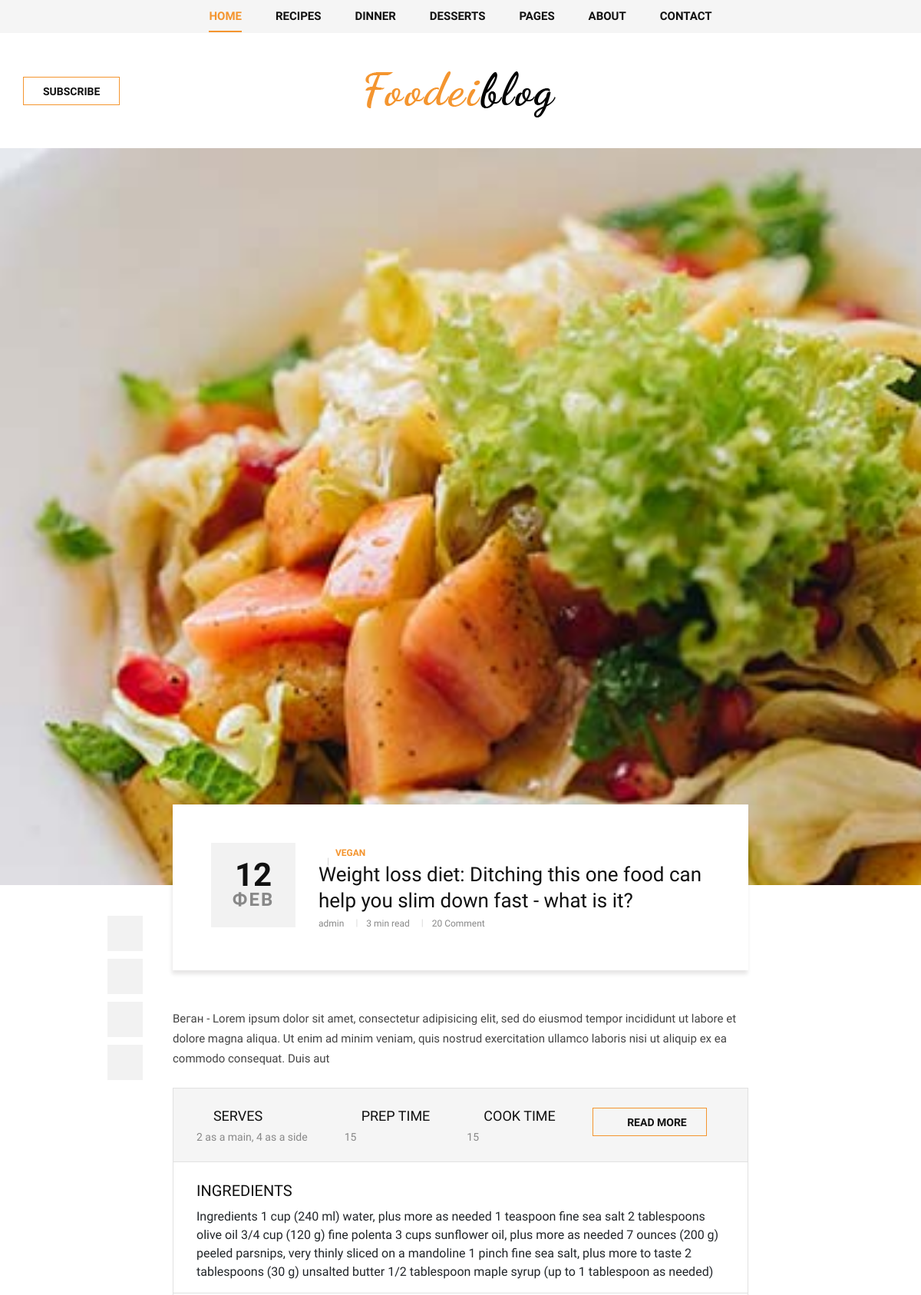
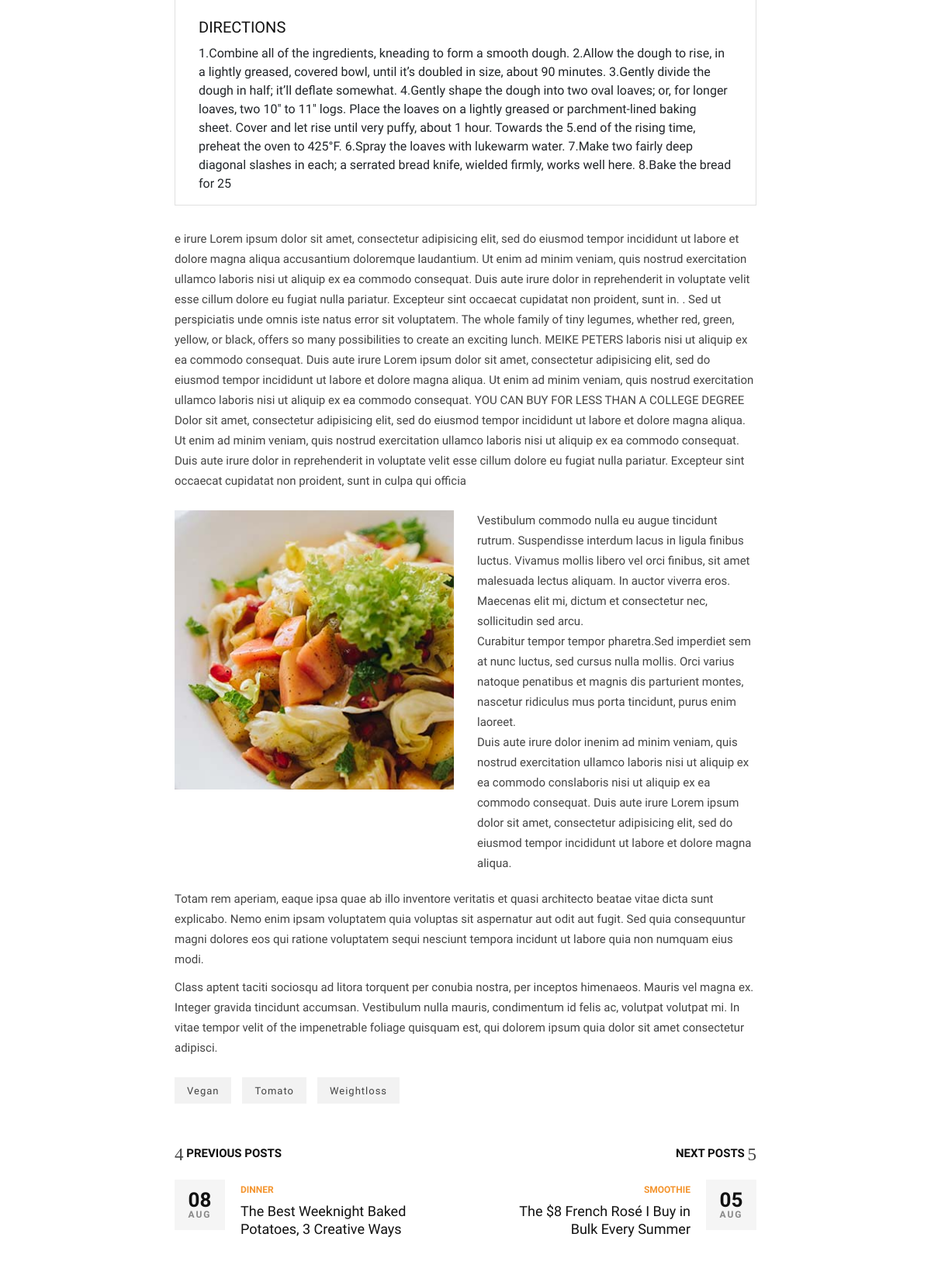
Page /www_vegan/www_vegan/ (upper part) on the committed database (2 pictures, top to bottom).
### db/models.py (models this page shows, shortened)
class Post(models.Model):
    author = models.ForeignKey(
        User, #использование модели для подписи статьи этого пользователя
        related_name='posts',
        on_delete=models.CASCADE #удаление пользователя удалит все статьи? или все пометки автора
    )
    title = models.CharField(max_length=200)
    image = models.ImageField(upload_to='articals/')
    text = models.TextField(null = True)
    category = models.ForeignKey(
        Category,
        related_name='post',
        on_delete=models.SET_NULL,
        null=True
    )
    tags = models.ManyToManyField(Tag, related_name = 'posts')
    cteate_at = models.DateField()
    slug = models.SlugField(max_length=200, default='www')
    def get_recipes(self):
        return self.recipes.all()

class Category(MPTTModel):
    name = models.CharField(max_length=100)
    slug = models.SlugField(max_length=100) #строка для ссылки
    parent = TreeForeignKey( #подкатегории (категории на mppt библиотеке)
        'self',
        related_name='children',
        on_delete=models.SET_NULL, #при удалении удаляет все подкатегории либо нет  CASCADE()
        null=True, #не озязательное поле
        blank=True, #не обязательно при заполнении
    )
    class MPTTMeta:
        order_insertion_by = ['name']
    def __str__(self):
        return self.name

class Recipe(models.Model):
    name = models.CharField(max_length=100)
    serves = models.CharField(max_length = 50)
    pref_time = models.PositiveIntegerField(default=0)
    cook_time = models.PositiveIntegerField(default=0)
    ingredients = models.TextField()
    directions = models.TextField()
    post = models.ForeignKey(
        Post,
        related_name = 'recipes',
        on_delete = models.SET_NULL,
        default=0,
        null = True,
        blank = True,
    )

class Tag(models.Model):
    name = models.CharField(max_length=100)
    slug = models.SlugField(max_length=100) #строка для ссылки

### main/views.py (the view)
# urls.py: path('<slug:slug>/<slug:post_slug>/', views.PostDetailViews.as_view(), name = 'post_single')
class PostDetailViews(DetailView):
    model = Post
    context_object_name = "post"
    template_name = "db/single-post.html"
    slug_url_kwarg = "post_slug"
    def get_context_data(self, **kwargs):
        context = super().get_context_data(**kwargs)
        context['form'] = CommentForm()
        return context

### templates/db/single-post.html (shortened to what this page needs)
{% extends "base.html" %}
{% block content %}
    <section class="single-post spad">
        <div class="single-post__hero set-bg" data-setbg={{post.image.url}}></div>
        <div class="container">
            <div class="row d-flex justify-content-center">
                <div class="col-lg-8">
                    <div class="single-post__title">
                        <div class="single-post__title__meta">
                            <h2>{{post.cteate_at | date:"d"}}</h2>
                            <span>{{post.cteate_at | date:"M"}}</span>
                        </div>
                        <div class="single-post__title__text">
                            <ul class="label">
                                <li>{{ post.category }}</li>
                            </ul>
                            <h4>Weight loss diet: Ditching this one food can help you slim down fast - what is it?</h4>
                            <ul class="widget">
                                <li>{{ post.author }}</li>
                                <li>3 min read</li>
                                <li>20 Comment</li>
                            </ul>
                        </div>
                    </div>
                    <div class="single-post__social__item">
                        <ul>
                            <li><a href="#"><i class="fa fa-facebook"></i></a></li>
                            <li><a href="#"><i class="fa fa-twitter"></i></a></li>
                            <li><a href="#"><i class="fa fa-instagram"></i></a></li>
                            <li><a href="#"><i class="fa fa-youtube-play"></i></a></li>
                        </ul>
                    </div>
                    <div class="single-post__top__text">
                        <p>{{post.text | slice:":250"}} </p>
                    </div>
                    <div class="single-post__recipe__details">
                        {% for recipe in post.get_recipes %}
                            <div class="single-post__recipe__details__option">
                                <ul>
                                    <li>
                                        <h5><i class="fa fa-user-o"></i> SERVES</h5>
                                        <span>{{ recipe.serves }}</span>
                                    </li>
                                    <li>
                                        <h5><i class="fa fa-clock-o"></i> PREP TIME</h5>
                                        <span>{{ recipe.pref_time }}</span>
                                    </li>
                                    <li>
                                        <h5><i class="fa fa-clock-o"></i> Cook TIME</h5>
                                        <span>{{ recipe.cook_time }}</span>
                                    </li>
                                    <li><a href="#" class="primary-btn"><i class="fa fa-print"></i> Read more</a></li>
                                </ul>
                            </div>
                            <div class="single-post__recipe__details__indegradients">
                                <h5>Ingredients</h5>
                                {{ recipe.ingredients }}
                            </div>
                            <div class="single-post__recipe__details__direction">
                                <h5>Directions</h5>
                                {{ recipe.directions }}
                            </div>
                        {% endfor %}
                    </div>
                    <div class="single-post__desc">
                        <p> {{post.text | slice:"250:"}} </p>
                    </div>
                    <div class="single-post__more__details">
                        <div class="row">
                            <div class="col-lg-6 col-md-6">
                                <img src="img/categories/single-post/single-post-desc.jpg" alt="">
                            </div>
                            <div class="col-lg-6 col-md-6">
                                <p>Vestibulum commodo nulla eu augue tincidunt rutrum. Suspendisse interdum lacus in
                                    ligula finibus luctus. Vivamus mollis libero vel orci finibus, sit amet malesuada
                                    lectus aliquam. In auctor viverra eros. Maecenas elit mi, dictum et consectetur nec,
                                    sollicitudin sed arcu.</p>
                                <p>Curabitur tempor tempor pharetra.Sed imperdiet sem at nunc luctus, sed cursus nulla
                                    mollis. Orci varius natoque penatibus et magnis dis parturient montes, nascetur
                                    ridiculus mus porta tincidunt, purus enim laoreet.</p>
                                <p>Duis aute irure dolor inenim ad minim veniam, quis nostrud exercitation ullamco
                                    laboris nisi ut aliquip ex ea commodo conslaboris nisi ut aliquip ex ea commodo
                                    consequat. Duis aute irure Lorem ipsum dolor sit amet, consectetur adipisicing elit,
                                    sed do eiusmod tempor incididunt ut labore et dolore magna aliqua.</p>
                            </div>
                        </div>
                    </div>
                    <div class="single-post__last__text">
                        <p>Totam rem aperiam, eaque ipsa quae ab illo inventore veritatis et quasi architecto beatae
                            vitae dicta sunt explicabo. Nemo enim ipsam voluptatem quia voluptas sit aspernatur aut odit
                            aut fugit. Sed quia consequuntur magni dolores eos qui ratione voluptatem sequi nesciunt
                            tempora incidunt ut labore quia non numquam eius modi.</p>
                        <p>Class aptent taciti sociosqu ad litora torquent per conubia nostra, per inceptos himenaeos.
                            Mauris vel magna ex. Integer gravida tincidunt accumsan. Vestibulum nulla mauris,
                            condimentum id felis ac, volutpat volutpat mi. In vitae tempor velit of the impenetrable
                            foliage quisquam est, qui dolorem ipsum quia dolor sit amet consectetur adipisci.</p>
                    </div>
                    <div class="single-post__tags">
                    {% for tag in post.tags.all  %}
                        <a href="#"> {{ tag.name }} </a>
                    {% endfor %}
                    </div>
                    <div class="single-post__next__previous">
                        <div class="row">
                            <div class="col-lg-6 col-md-6 col-sm-6">
                                <a href="#" class="single-post__previous">
                                    <h6><span class="arrow_carrot-left"></span> Previous posts</h6>
                                    <div class="single-post__previous__meta">
                                        <h4>08</h4>
                                        <span>Aug</span>
                                    </div>
                                    <div class="single-post__previous__text">
                                        <span>Dinner</span>
                                        <h5>The Best Weeknight Baked <br />Potatoes, 3 Creative Ways</h5>
                                    </div>
                                </a>
                            </div>
                            <div class="col-lg-6 col-md-6 col-sm-6">
                                <a href="#" class="single-post__next">
                                    <h6>Next posts <span class="arrow_carrot-right"></span> </h6>
                                    <div class="single-post__next__meta">
                                        <h4>05</h4>
                                        <span>Aug</span>
                                    </div>
                                    <div class="single-post__next__text">
                                        <span>Smoothie</span>
                                        <h5>The $8 French Rosé I Buy in <br />Bulk Every Summer</h5>
                                    </div>
                                </a>
                            </div>
                        </div>
                    </div>
                </div>
            </div>
        </div>
    </section>
{% endblock content %}

### templates/base.html (shortened to what this page needs)
<!DOCTYPE html>
<html lang="zxx">
{% load static %}
<head>
    <link rel="stylesheet" href="{% static 'css/bootstrap.min.css' %}" type="text/css">
    <link rel="stylesheet" href="{% static 'css/font-awesome.min.css' %}" type="text/css">
    <link rel="stylesheet" href="{% static 'css/elegant-icons.css' %}" type="text/css">
    <link rel="stylesheet" href="{% static 'css/owl.carousel.min.css' %}" type="text/css">
    <link rel="stylesheet" href="{% static 'css/slicknav.min.css' %}" type="text/css">
    <link rel="stylesheet" href="{% static 'css/style.css' %}" type="text/css">
</head>
<body>
    <header class="header">
        <div class="header__top">
            <div class="container">
                <div class="row">
                    <div class="col-lg-2 col-md-1 col-6 order-md-1 order-1">
                        <div class="header__humberger">
                            <i class="fa fa-bars humberger__open"></i>
                        </div>
                    </div>
                    <div class="col-lg-8 col-md-10 order-md-2 order-3">
                        <nav class="header__menu">
                            <ul>
                                <li class="active"><a href="./index.html">Home</a></li>
                                <li><a href="#">Recipes</a>
                                </li>
                                <li><a href="#">Dinner</a></li>
                                <li><a href="#">Desserts</a></li>
                                <li class="dropdown"><a href="#">Pages</a>
                                </li>
                                <li><a href="./about.html">About</a></li>
                                <li><a href="./contact.html">Contact</a></li>
                            </ul>
                        </nav>
                    </div>
                    <div class="col-lg-2 col-md-1 col-6 order-md-3 order-2">
                        <div class="header__search">
                            <i class="fa fa-search search-switch"></i>
                        </div>
                    </div>
                </div>
            </div>
        </div>
        <div class="container">
            <div class="row">
                <div class="col-lg-3 col-md-3">
                    <div class="header__btn">
                        <a href="./signin.html" class="primary-btn">Subscribe</a>
                    </div>
                </div>
                <div class="col-lg-6 col-md-6">
                    <div class="header__logo">
                        <a href="./index.html"><img src="img/logo.png" alt=""></a>
                    </div>
                </div>
                <div class="col-lg-3 col-md-3">
                    <div class="header__social">
                        <a href="#"><i class="fa fa-facebook"></i></a>
                        <a href="#"><i class="fa fa-twitter"></i></a>
                        <a href="#"><i class="fa fa-youtube-play"></i></a>
                        <a href="#"><i class="fa fa-instagram"></i></a>
                        <a href="#"><i class="fa fa-envelope-o"></i></a>
                    </div>
                </div>
            </div>
        </div>
    </header>
    {% block content %}{% endblock content %}
</body>
</html>

### rows in the picture
Post: cteate_at "12", cteate_at "ФЕВ", category "VEGAN", author "admin", text "Веган - Lorem ipsum dolor sit amet, consectetur adipisicing elit, sed do eiusmod tempor incididunt ut labore et dolore magna aliqua. Ut enim ad minim veniam, quis nostrud exercitation ullamco laboris nisi ut aliquip ex ea commodo consequat. Duis aut", text "e irure Lorem ipsum dolor sit amet, consectetur adipisicing elit, sed do eiusmod tempor incididunt ut labore et dolore magna aliqua accusantium doloremque laudantium. Ut enim ad minim veniam, quis nostrud exercitation ullamco laboris nisi ut aliquip ex ea commodo consequat. Duis aute irure dolor in reprehenderit in voluptate velit esse cillum dolore eu fugiat nulla pariatur. Excepteur sint occaecat cupidatat non proident, sunt in. . Sed ut perspiciatis unde omnis iste natus error sit voluptatem. The whole family of tiny legumes, whether red, green, yellow, or black, offers so many possibilities to create an exciting lunch. MEIKE PETERS laboris nisi ut aliquip ex ea commodo consequat. Duis…"
Recipe: serves "2 as a main, 4 as a side", pref_time "15", cook_time "15", ingredients "Ingredients 1 cup (240 ml) water, plus more as needed 1 teaspoon fine sea salt 2 tablespoons olive oil 3/4 cup (120 g) fine polenta 3 cups sunflower oil, plus more as needed 7 ounces (200 g) peeled parsnips, very thinly sliced on a mandoline 1 pinch fine sea salt, plus more to taste 2 tablespoons (30 g) unsalted butter 1/2 tablespoon maple syrup (up to 1 tablespoon as needed)", directions "1.Combine all of the ingredients, kneading to form a smooth dough. 2.Allow the dough to rise, in a lightly greased, covered bowl, until it’s doubled in size, about 90 minutes. 3.Gently divide the dough in half; it’ll deflate somewhat. 4.Gently shape the dough into two oval loaves; or, for longer loaves, two 10″ to 11″ logs. Place the loaves on a lightly greased or parchment-lined baking sheet. Cover and let rise until very puffy, about 1 hour. Towards the 5.end of the rising time, preheat the oven to 425°F. 6.Spray the loaves with lukewarm water. 7.Make two fairly deep diagonal slashes in each; a serrated bread knife, wielded firmly, works well here. 8.Bake the bread for 25"
Tag: name "Vegan"
Tag: name "Tomato"
Tag: name "Weightloss"
